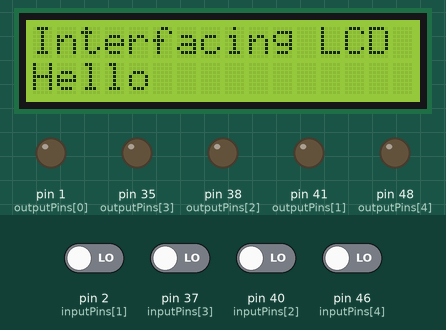
A sketch run on a simulated Arduino Mega 2560, built with avr-gcc and run on an emulated ATmega2560. Parts: 16×2 character LCD, output pins drawn as LEDs (lit = HIGH). The test bench sets the inputs (shaded band); at power-on: pin 2 (inputPins[1]), pin 37 (inputPins[3]), pin 40 (inputPins[2]), pin 46 (inputPins[4]) LOW.

Above: at 1.2 s.
1.3 s: pin 2 (inputPins[1]) driven HIGH
At 2.6 s:
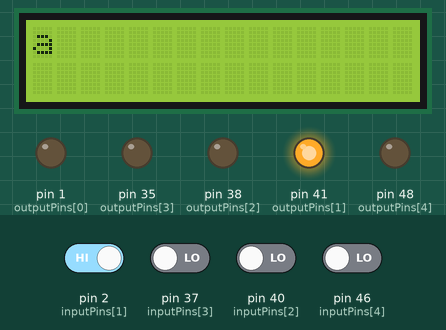
5.8 s: pin 40 (inputPins[2]) driven HIGH
At 6.6 s:
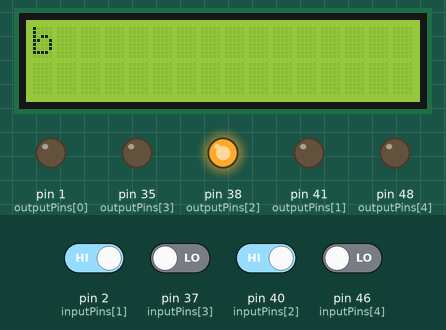
10.8 s: pin 37 (inputPins[3]) driven HIGH
At 11.8 s:
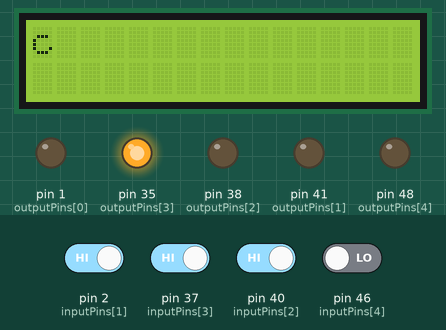
Timing chart, 0 to 13.8 s (numbered marks = the images above; inputs shaded):
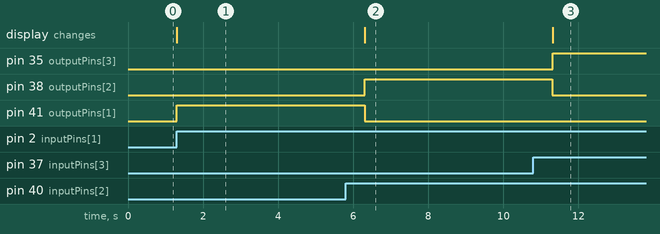

The sketch:

4-3ifMaquinaExpendedora.ino
```cpp
/*
INCOVENIENTES
1. se tuvo problemas con el boton por no definir la pantalla
*/
#include <LiquidCrystal.h>
const int inputPins[] = {45,2,40,37,46}; // Pines para las entradas (similar a PORTD)
const int outputPins[] = {1,41,38,35,48}; // Pines de salida (similar a PORTB)

LiquidCrystal lcd(4,5,17,18,8,3);

int productoElejido=0;

void EleccionPago(int motor,int opcion){
  switch (opcion) {
    case 1:
      lcd.clear();
      lcd.print("Gancito $15");
      break;

    case 2:
      lcd.clear();
      lcd.print("a");
      break;

    case 3:
      lcd.clear();
      lcd.print("b");
      break;

    case 4:
      lcd.clear();
      lcd.print("c");
      break;

    case 5:
      lcd.clear();
      lcd.print("d");
      break;

  }

  digitalWrite(motor,HIGH);
  delay(5000);
  digitalWrite(motor,LOW);
  lcd.clear();
}

void setup() {

  //configuracion de pantalla
    lcd.begin(16, 2);
    lcd.clear();
    lcd.print("Interfacing LCD");

    lcd.setCursor(0,1);
    lcd.print ("Hello ");

  // Configuración de pines
  for (int i = 0; i < 5; i++) {
    pinMode(inputPins[i], INPUT);
  }

  for (int i = 0; i < 5; i++) {
    pinMode(outputPins[i], OUTPUT);
  }


}
int i=0;
void loop() {
i++;
if(digitalRead(inputPins[i])){
  EleccionPago(outputPins[i], i+1);
}

if(i>=4)
  i=0;

}
```

Measured:
- after the input at 1.3 s, pin 41 (outputPins[1]): LOW → HIGH at once; the display: changes at once (image 1)
- after the input at 5.8 s, pin 38 (outputPins[2]): LOW → HIGH after 0.51 s; pin 41 (outputPins[1]): HIGH → LOW after 0.50 s; the display: first differs from a run without the input after 0.51 s (image 2)
- after the input at 10.8 s, pin 35 (outputPins[3]): LOW → HIGH after 0.51 s; pin 41 (outputPins[1]): stays LOW (without the input it goes to HIGH after 0.51 s); the display: first differs from a run without the input after 0.51 s (image 3)
